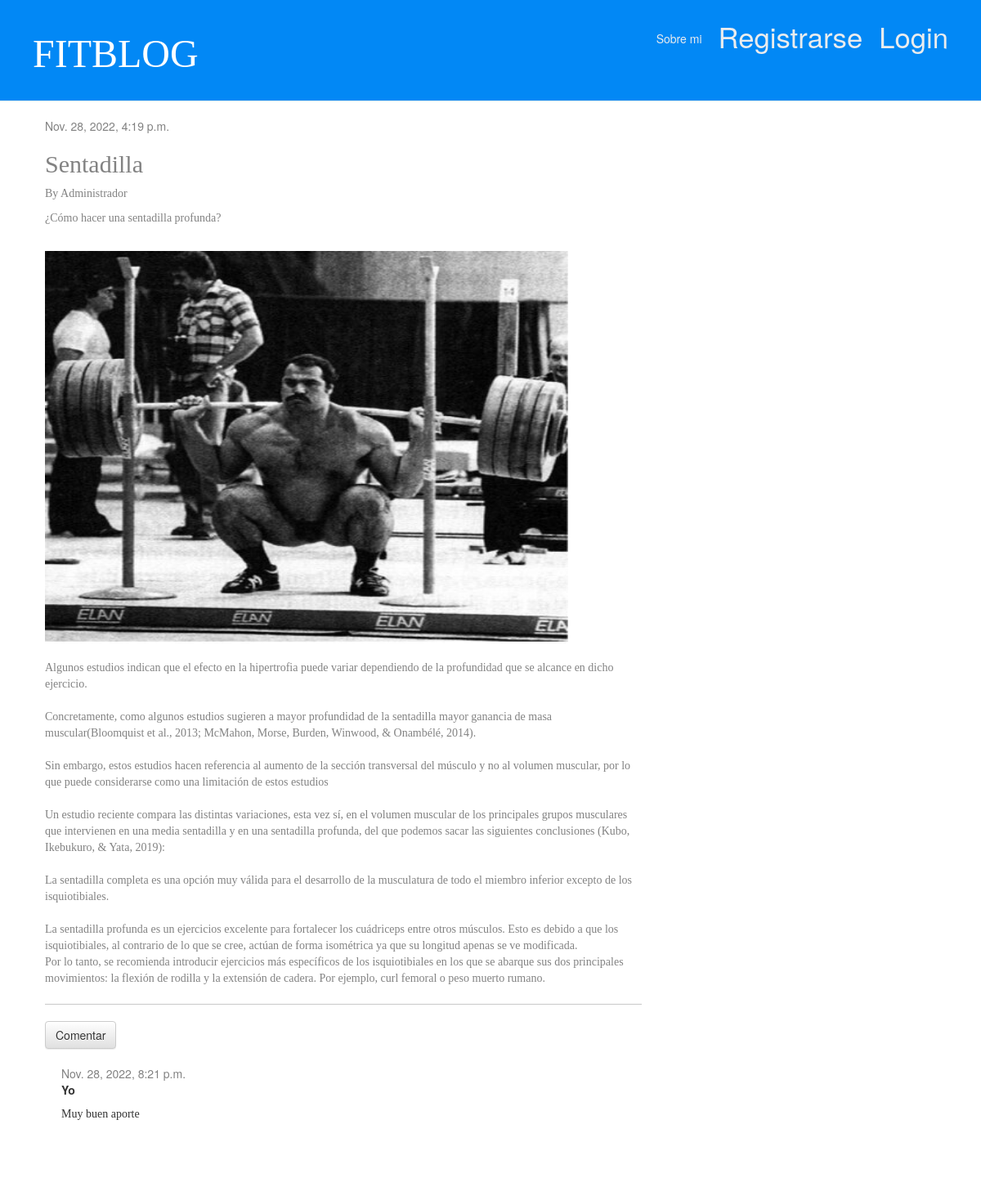
The app's page /post/4/ with its own data.
### blog/models.py (models this page shows, shortened)
class Post(models.Model):
    author = models.ForeignKey(settings.AUTH_USER_MODEL, on_delete=models.CASCADE)
    title = models.CharField(max_length=200)
    text = models.TextField()
    short_text = models.CharField(max_length=50, null=True)
    created_date = models.DateTimeField(
            default=timezone.now)
    imagen = models.ImageField(upload_to='post', null=True)
    published_date = models.DateTimeField(
            blank=True, null=True)

class Comment(models.Model):
    post = models.ForeignKey('blog.Post', on_delete=models.CASCADE, related_name='comments')
    author = models.CharField(max_length=200)
    text = models.TextField()
    created_date = models.DateTimeField(default=timezone.now)
    approved_comment = models.BooleanField(default=False)

### blog/views.py (the view)
# urls.py: path('post/<int:pk>/', views.post_detail, name='post_detail'),
def post_detail(request, pk):
    post = get_object_or_404(Post, pk=pk)
    return render(request, 'blog/post_detail.html', {'post': post})

### blog/templates/blog/post_detail.html (shortened to what this page needs)
{% extends 'blog/base.html' %}
{% block content %}
    <div class="post">
        {% if post.published_date %}
            <div class="date">
                {{ post.published_date }}
        {% endif %}
    <h2>{{ post.title }}</h2>
    <p>By {{ post.author }}</p>
    <p>{{ post.short_text }}</p>
    <br>
    {% if post.imagen %}
    <img src="{{ post.imagen.url }}" width=640 height=480>
    {% endif %}
    <br>
    <br>
    <p>{{ post.text|linebreaksbr }}</p>
    </div>
    <hr>
     <a class="btn btn-default" href= "{% url 'add_comment_to_post' pk=post.pk %}"> Comentar</a>
     {% for comment in post.comments.all %}
        <div class="comment">
            <div class="date">{{ comment.created_date }}</div>
            <strong>{{ comment.author }}</strong>
            <p>{{ comment.text|linebreaks }}</p>
        </div>
    {% endfor %}
</div>
{% endblock %}

### blog/static/css/blog.css (style rules this page uses)
h1, h2, h3, h4, p { font-family: 'Alfa Slab One'; }
.date { color: #828282; }
.post { margin-bottom: 70px; }
.comment { margin: 20px 0px 20px 20px; }

### records on screen
Post: published_date "Nov. 28, 2022, 4:19 p.m.", title "Sentadilla", author "Administrador", short_text "¿Cómo hacer una sentadilla profunda?", imagen (picture), text "Algunos estudios indican que el efecto en la hipertrofia puede variar dependiendo de la profundidad que se alcance en dicho ejercicio. Concretamente, como algunos estudios sugieren a mayor profundidad de la sentadilla mayor ganancia de masa muscular(Bloomquist et al., 2013; McMahon, Morse, Burden, Winwood, & Onambélé, 2014). Sin embargo, estos estudios hacen referencia al aumento de la sección transversal del músculo y no al volumen muscular, por lo que puede considerarse como una limitación de estos estudios Un estudio reciente compara las distintas variaciones, esta vez sí, en el volumen muscular de los principales grupos musculares que intervienen en una media sentadilla y en una…"
Comment: created_date "Nov. 28, 2022, 8:21 p.m.", author "Yo", text "Muy buen aporte"
